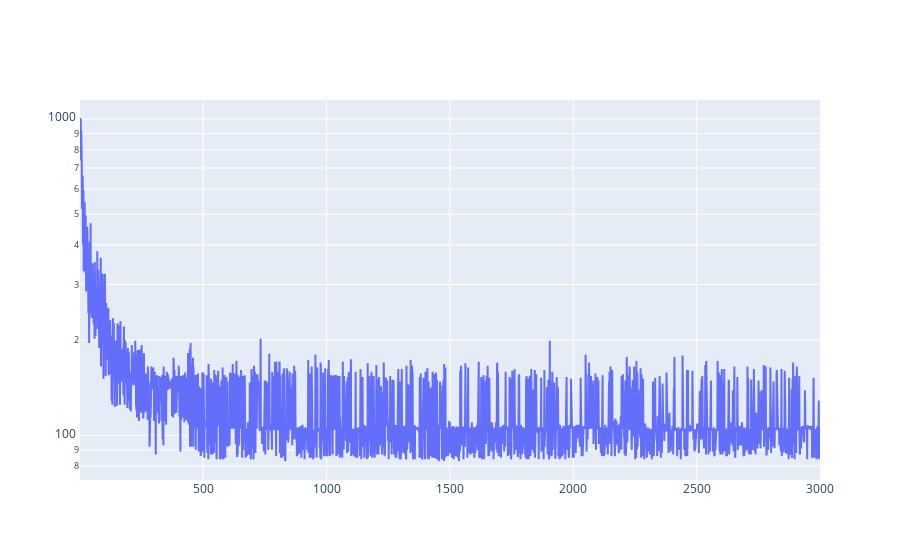

Write notebook code for a chart like this one.
### Code cell
fig = go.Figure()
fig.add_trace(
    go.Scatter(x=[i + 1 for i in range(len(run_rewards))],
               y = [-r for r in run_rewards])
)
# fig.update_yaxes(type="log")
fig.update_layout(yaxis_type="log")
fig.show()

### Figure 1 — Plotly figure (JSON) as saved in the notebook; plotly's stock layout.template omitted (floating-point values rounded to 4 significant figures; data arrays with more than 128 entries replaced by an {"elided": "..."} marker saying what was removed)
{"data": [{"type": "scatter", "x": {"elided": "3000 int values"}, "y": {"elided": "3000 int values"}}], "layout": {"yaxis": {"type": "log"}}}
